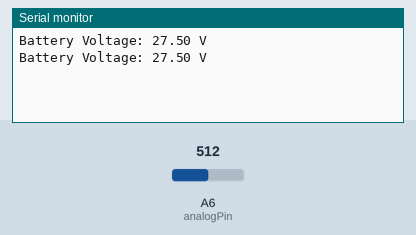
Recording of a sketch running on a simulated Arduino Nano, built with avr-gcc and run on an emulated ATmega328P. Parts: the last lines printed to the serial monitor. Inputs (shaded band) come from the test bench; at power-on: A6 (analogPin) = 512.

Above: at 1.8 s.
1.9 s: A6 (analogPin) set to 716
At 2.8 s:
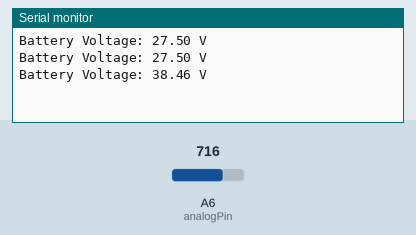
3.4 s: A6 (analogPin) set to 900
At 4.8 s:
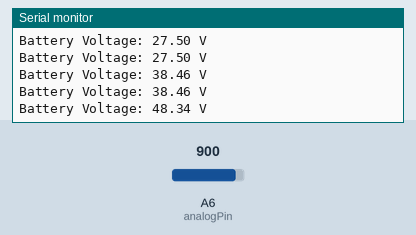
Timing chart, 0 to 6.4 s (numbered marks = the images above; inputs shaded):
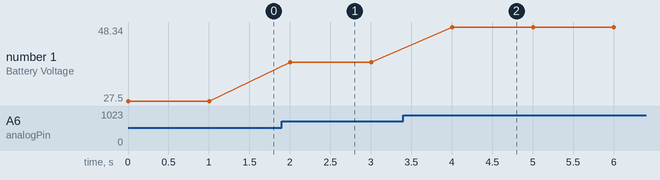

The sketch:

spanningsmeter.ino
```cpp
const int analogPin = A6;
const float R1 = 470000.0; // 470kΩ
const float R2 = 47000.0;  // 47kΩ

void setup() {
  Serial.begin(9600);
}

void loop() {
  int sensorValue = analogRead(analogPin);
  float voltage = sensorValue * (5.0 / 1024.0);
  float batteryVoltage = voltage * ((R1 + R2) / R2);

  Serial.print("Battery Voltage: ");
  Serial.print(batteryVoltage);
  Serial.println(" V");

  delay(1000);
}
```

Measured:
- after the input at 1.9 s, the serial monitor: prints a new line after 0.10 s (image 1)
- after the input at 3.4 s, the serial monitor: prints a new line after 0.60 s (image 2)
- plotted number 1: 27.5 → 38.46 after the input at 1.9 s, 38.46 → 48.34 after the input at 3.4 s
